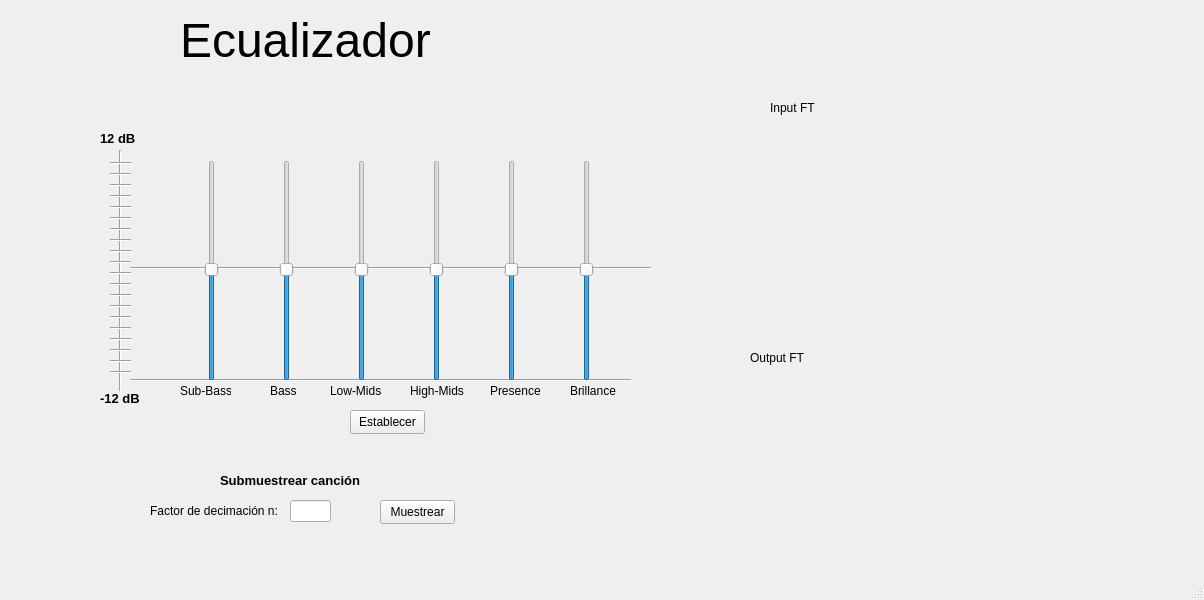
<?xml version="1.0" encoding="UTF-8"?>
<ui version="4.0">
 <class>MainWindow</class>
 <widget class="QMainWindow" name="MainWindow">
  <property name="geometry">
   <rect>
    <x>0</x>
    <y>0</y>
    <width>1204</width>
    <height>600</height>
   </rect>
  </property>
  <property name="windowTitle">
   <string>MainWindow</string>
  </property>
  <widget class="QWidget" name="centralwidget">
   <widget class="QPushButton" name="OkBtn">
    <property name="geometry">
     <rect>
      <x>350</x>
      <y>410</y>
      <width>75</width>
      <height>24</height>
     </rect>
    </property>
    <property name="text">
     <string>Establecer</string>
    </property>
   </widget>
   <widget class="QLabel" name="label">
    <property name="geometry">
     <rect>
      <x>180</x>
      <y>370</y>
      <width>51</width>
      <height>41</height>
     </rect>
    </property>
    <property name="text">
     <string>Sub-Bass</string>
    </property>
   </widget>
   <widget class="QLabel" name="label_2">
    <property name="geometry">
     <rect>
      <x>270</x>
      <y>370</y>
      <width>31</width>
      <height>41</height>
     </rect>
    </property>
    <property name="text">
     <string>Bass</string>
    </property>
   </widget>
   <widget class="QLabel" name="label_3">
    <property name="geometry">
     <rect>
      <x>330</x>
      <y>370</y>
      <width>61</width>
      <height>41</height>
     </rect>
    </property>
    <property name="text">
     <string>Low-Mids</string>
    </property>
   </widget>
   <widget class="QLabel" name="label_4">
    <property name="geometry">
     <rect>
      <x>410</x>
      <y>370</y>
      <width>61</width>
      <height>41</height>
     </rect>
    </property>
    <property name="text">
     <string>High-Mids</string>
    </property>
   </widget>
   <widget class="QLabel" name="label_5">
    <property name="geometry">
     <rect>
      <x>490</x>
      <y>370</y>
      <width>51</width>
      <height>41</height>
     </rect>
    </property>
    <property name="text">
     <string>Presence</string>
    </property>
   </widget>
   <widget class="QLabel" name="label_6">
    <property name="geometry">
     <rect>
      <x>570</x>
      <y>370</y>
      <width>51</width>
      <height>41</height>
     </rect>
    </property>
    <property name="text">
     <string>Brillance</string>
    </property>
   </widget>
   <widget class="Line" name="line">
    <property name="geometry">
     <rect>
      <x>110</x>
      <y>150</y>
      <width>20</width>
      <height>241</height>
     </rect>
    </property>
    <property name="orientation">
     <enum>Qt::Vertical</enum>
    </property>
   </widget>
   <widget class="Line" name="line_2">
    <property name="geometry">
     <rect>
      <x>130</x>
      <y>370</y>
      <width>501</width>
      <height>20</height>
     </rect>
    </property>
    <property name="orientation">
     <enum>Qt::Horizontal</enum>
    </property>
   </widget>
   <widget class="QWidget" name="horizontalLayoutWidget">
    <property name="geometry">
     <rect>
      <x>150</x>
      <y>160</y>
      <width>501</width>
      <height>221</height>
     </rect>
    </property>
    <layout class="QHBoxLayout" name="horizontalLayout">
     <item>
      <widget class="QSlider" name="SubBass">
       <property name="sliderPosition">
        <number>50</number>
       </property>
       <property name="orientation">
        <enum>Qt::Vertical</enum>
       </property>
      </widget>
     </item>
     <item>
      <widget class="QSlider" name="Bass">
       <property name="sliderPosition">
        <number>50</number>
       </property>
       <property name="orientation">
        <enum>Qt::Vertical</enum>
       </property>
      </widget>
     </item>
     <item>
      <widget class="QSlider" name="LowMids">
       <property name="sliderPosition">
        <number>50</number>
       </property>
       <property name="orientation">
        <enum>Qt::Vertical</enum>
       </property>
      </widget>
     </item>
     <item>
      <widget class="QSlider" name="HighMids">
       <property name="sliderPosition">
        <number>50</number>
       </property>
       <property name="orientation">
        <enum>Qt::Vertical</enum>
       </property>
      </widget>
     </item>
     <item>
      <widget class="QSlider" name="Presence">
       <property name="sliderPosition">
        <number>50</number>
       </property>
       <property name="orientation">
        <enum>Qt::Vertical</enum>
       </property>
      </widget>
     </item>
     <item>
      <widget class="QSlider" name="Brillance">
       <property name="sliderPosition">
        <number>50</number>
       </property>
       <property name="orientation">
        <enum>Qt::Vertical</enum>
       </property>
      </widget>
     </item>
    </layout>
   </widget>
   <widget class="QWidget" name="verticalLayoutWidget">
    <property name="geometry">
     <rect>
      <x>110</x>
      <y>160</y>
      <width>21</width>
      <height>221</height>
     </rect>
    </property>
    <layout class="QVBoxLayout" name="verticalLayout">
     <item>
      <widget class="Line" name="line_3">
       <property name="orientation">
        <enum>Qt::Horizontal</enum>
       </property>
      </widget>
     </item>
     <item>
      <widget class="Line" name="line_4">
       <property name="orientation">
        <enum>Qt::Horizontal</enum>
       </property>
      </widget>
     </item>
     <item>
      <widget class="Line" name="line_7">
       <property name="orientation">
        <enum>Qt::Horizontal</enum>
       </property>
      </widget>
     </item>
     <item>
      <widget class="Line" name="line_6">
       <property name="orientation">
        <enum>Qt::Horizontal</enum>
       </property>
      </widget>
     </item>
     <item>
      <widget class="Line" name="line_8">
       <property name="orientation">
        <enum>Qt::Horizontal</enum>
       </property>
      </widget>
     </item>
     <item>
      <widget class="Line" name="line_9">
       <property name="orientation">
        <enum>Qt::Horizontal</enum>
       </property>
      </widget>
     </item>
     <item>
      <widget class="Line" name="line_12">
       <property name="orientation">
        <enum>Qt::Horizontal</enum>
       </property>
      </widget>
     </item>
     <item>
      <widget class="Line" name="line_15">
       <property name="orientation">
        <enum>Qt::Horizontal</enum>
       </property>
      </widget>
     </item>
     <item>
      <widget class="Line" name="line_13">
       <property name="orientation">
        <enum>Qt::Horizontal</enum>
       </property>
      </widget>
     </item>
     <item>
      <widget class="Line" name="line_16">
       <property name="orientation">
        <enum>Qt::Horizontal</enum>
       </property>
      </widget>
     </item>
     <item>
      <widget class="Line" name="line_20">
       <property name="orientation">
        <enum>Qt::Horizontal</enum>
       </property>
      </widget>
     </item>
     <item>
      <widget class="Line" name="line_18">
       <property name="orientation">
        <enum>Qt::Horizontal</enum>
       </property>
      </widget>
     </item>
     <item>
      <widget class="Line" name="line_21">
       <property name="orientation">
        <enum>Qt::Horizontal</enum>
       </property>
      </widget>
     </item>
     <item>
      <widget class="Line" name="line_14">
       <property name="orientation">
        <enum>Qt::Horizontal</enum>
       </property>
      </widget>
     </item>
     <item>
      <widget class="Line" name="line_22">
       <property name="orientation">
        <enum>Qt::Horizontal</enum>
       </property>
      </widget>
     </item>
     <item>
      <widget class="Line" name="line_19">
       <property name="orientation">
        <enum>Qt::Horizontal</enum>
       </property>
      </widget>
     </item>
     <item>
      <widget class="Line" name="line_17">
       <property name="orientation">
        <enum>Qt::Horizontal</enum>
       </property>
      </widget>
     </item>
     <item>
      <widget class="Line" name="line_10">
       <property name="orientation">
        <enum>Qt::Horizontal</enum>
       </property>
      </widget>
     </item>
     <item>
      <widget class="Line" name="line_11">
       <property name="orientation">
        <enum>Qt::Horizontal</enum>
       </property>
      </widget>
     </item>
     <item>
      <widget class="Line" name="line_5">
       <property name="orientation">
        <enum>Qt::Horizontal</enum>
       </property>
      </widget>
     </item>
    </layout>
   </widget>
   <widget class="Line" name="line_23">
    <property name="geometry">
     <rect>
      <x>130</x>
      <y>260</y>
      <width>521</width>
      <height>16</height>
     </rect>
    </property>
    <property name="orientation">
     <enum>Qt::Horizontal</enum>
    </property>
   </widget>
   <widget class="QLabel" name="label_7">
    <property name="geometry">
     <rect>
      <x>180</x>
      <y>10</y>
      <width>471</width>
      <height>61</height>
     </rect>
    </property>
    <property name="font">
     <font>
      <pointsize>36</pointsize>
     </font>
    </property>
    <property name="text">
     <string>Ecualizador</string>
    </property>
   </widget>
   <widget class="QLabel" name="inputFT">
    <property name="geometry">
     <rect>
      <x>740</x>
      <y>150</y>
      <width>291</width>
      <height>181</height>
     </rect>
    </property>
    <property name="text">
     <string/>
    </property>
    <property name="pixmap">
     <pixmap>../../../../Ciclo 2021-2022/Lenguajes de programación/UI/images/logo.png</pixmap>
    </property>
    <property name="scaledContents">
     <bool>true</bool>
    </property>
   </widget>
   <widget class="QLabel" name="label_9">
    <property name="geometry">
     <rect>
      <x>770</x>
      <y>100</y>
      <width>121</width>
      <height>16</height>
     </rect>
    </property>
    <property name="text">
     <string>Input FT</string>
    </property>
   </widget>
   <widget class="QLabel" name="label_10">
    <property name="geometry">
     <rect>
      <x>750</x>
      <y>350</y>
      <width>121</width>
      <height>16</height>
     </rect>
    </property>
    <property name="text">
     <string>Output FT</string>
    </property>
   </widget>
   <widget class="QLabel" name="OutputFT">
    <property name="geometry">
     <rect>
      <x>750</x>
      <y>380</y>
      <width>291</width>
      <height>181</height>
     </rect>
    </property>
    <property name="text">
     <string/>
    </property>
    <property name="pixmap">
     <pixmap>../../../../Ciclo 2021-2022/Lenguajes de programación/UI/images/logo.png</pixmap>
    </property>
    <property name="scaledContents">
     <bool>true</bool>
    </property>
   </widget>
   <widget class="QLabel" name="label_8">
    <property name="geometry">
     <rect>
      <x>100</x>
      <y>390</y>
      <width>49</width>
      <height>16</height>
     </rect>
    </property>
    <property name="font">
     <font>
      <pointsize>10</pointsize>
      <bold>true</bold>
     </font>
    </property>
    <property name="text">
     <string>-12 dB</string>
    </property>
   </widget>
   <widget class="QLabel" name="label_12">
    <property name="geometry">
     <rect>
      <x>220</x>
      <y>460</y>
      <width>161</width>
      <height>41</height>
     </rect>
    </property>
    <property name="font">
     <font>
      <pointsize>10</pointsize>
      <bold>true</bold>
     </font>
    </property>
    <property name="text">
     <string>Submuestrear canción</string>
    </property>
   </widget>
   <widget class="QLabel" name="label_13">
    <property name="geometry">
     <rect>
      <x>100</x>
      <y>130</y>
      <width>49</width>
      <height>16</height>
     </rect>
    </property>
    <property name="font">
     <font>
      <pointsize>10</pointsize>
      <bold>true</bold>
     </font>
    </property>
    <property name="text">
     <string>12 dB</string>
    </property>
   </widget>
   <widget class="QPushButton" name="btnSampling">
    <property name="geometry">
     <rect>
      <x>380</x>
      <y>500</y>
      <width>75</width>
      <height>24</height>
     </rect>
    </property>
    <property name="text">
     <string>Muestrear</string>
    </property>
   </widget>
   <widget class="QLineEdit" name="txtHz">
    <property name="geometry">
     <rect>
      <x>290</x>
      <y>500</y>
      <width>41</width>
      <height>22</height>
     </rect>
    </property>
   </widget>
   <widget class="QLabel" name="label_11">
    <property name="geometry">
     <rect>
      <x>150</x>
      <y>490</y>
      <width>131</width>
      <height>41</height>
     </rect>
    </property>
    <property name="text">
     <string>Factor de decimación n:</string>
    </property>
   </widget>
   <zorder>line_23</zorder>
   <zorder>OkBtn</zorder>
   <zorder>label</zorder>
   <zorder>label_2</zorder>
   <zorder>label_3</zorder>
   <zorder>label_4</zorder>
   <zorder>label_5</zorder>
   <zorder>label_6</zorder>
   <zorder>line</zorder>
   <zorder>line_2</zorder>
   <zorder>horizontalLayoutWidget</zorder>
   <zorder>verticalLayoutWidget</zorder>
   <zorder>label_7</zorder>
   <zorder>inputFT</zorder>
   <zorder>label_9</zorder>
   <zorder>label_10</zorder>
   <zorder>OutputFT</zorder>
   <zorder>label_8</zorder>
   <zorder>label_12</zorder>
   <zorder>label_13</zorder>
   <zorder>btnSampling</zorder>
   <zorder>txtHz</zorder>
   <zorder>label_11</zorder>
  </widget>
  <widget class="QStatusBar" name="statusbar"/>
 </widget>
 <resources/>
 <connections/>
</ui>
